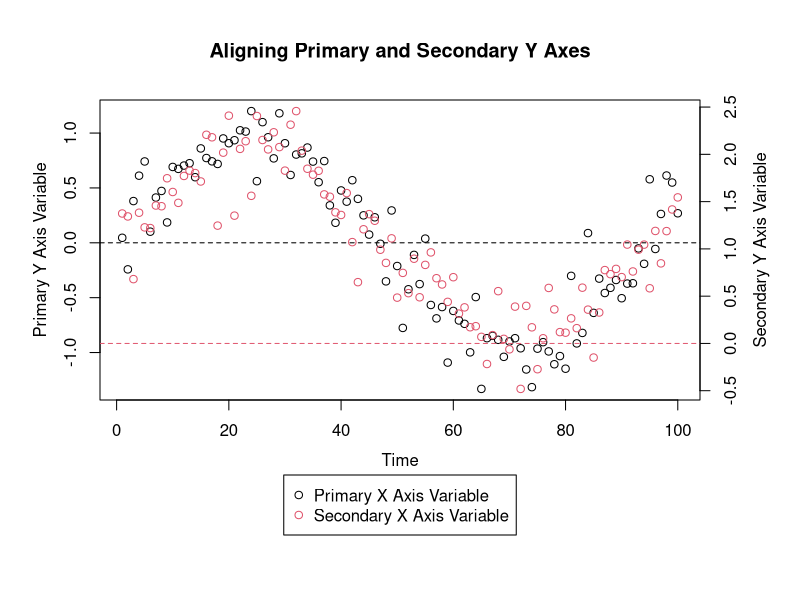
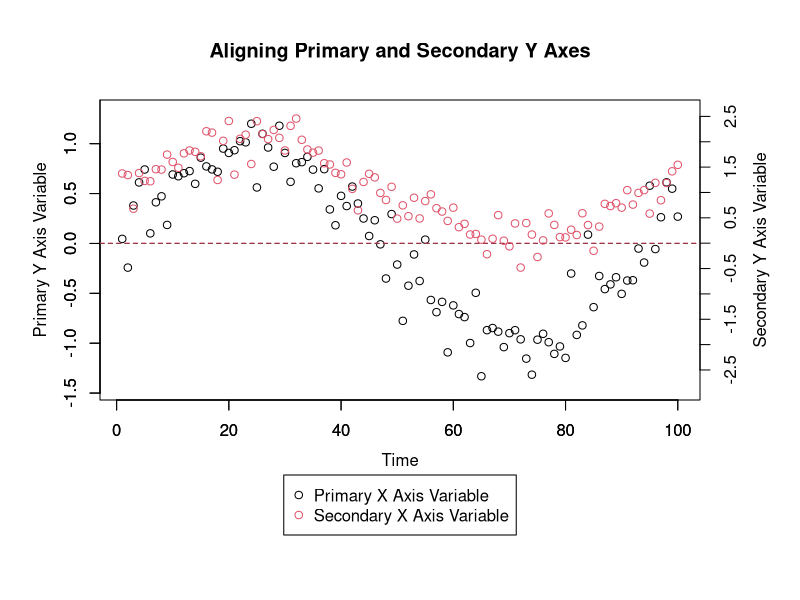

Write R code to recreate these figures, in order.

# Aligning a Value on Primary and Secondary Y Axes on
# Plots in R

# By David Moore


# You might want to align a value (such as 0) on both the
# primary and secondary y axes. Aligning values can't
# typically be done by default. You could manually
# define axis limits for both axes to align a value, but
# if you manually choose values for these limits, you
# might end up with more space on the top or the bottom
# of the graph than is desireable.

# This code will determine how to optimally align a value
# on both the primary and the secondary y axes such that
# there isn't too much additional space on the top or the
# bottom of any graph.


# Generate some made-up data

Practice_Data <- data.frame(Time = 1:100, Primary_Y_Axis_Variable = sin(1:100 / 15) + rnorm(100, 0, 0.25), Secondary_Y_Axis_Variable = sin(1:100 / 15) + rnorm(100, 1, 0.25))


# Graph the data

par(mar = c(10, 5, 5, 5))
with(Practice_Data, plot(Time, Primary_Y_Axis_Variable, xlab = "", ylab = ""))
mtext("Time", 1, 2.5)
mtext("Primary Y Axis Variable", 2, 2.5)
title("Aligning Primary and Secondary Y Axes")
abline(h = 0, lty = 2)
par(new = T)
with(Practice_Data, plot(Time, Secondary_Y_Axis_Variable, col = 2, xlab = "", ylab = "", axes = F))
axis(4, pretty(Practice_Data$Secondary_Y_Axis_Variable))
mtext("Secondary Y Axis Variable", 4, 2.5)
abline(h = 0, col = 2, lty = 2)
legend("bottom", legend = c("Primary X Axis Variable", "Secondary X Axis Variable"), pch = 1, col = 1:2, xpd = T, inset = c(0, -0.45))


# On this graph, it might be desireable to line up the two
# y axes such that 0 is at the same height on the graph for
# both of them.

# The code below will line up a value on both axes. This
# value doesn't necessarily have to be 0, and we will
# define the value by defining a 'Value_to_Align' object.

# This code takes care of all possibly situations. First,
# it determines which axis to shift - to align a particular
# value, only one axis can be shifted if all data points
# are still to appear on the graph. Then, it determines
# whether this axis will have to be shifted up or down (or
# neither, if it is already aligned).


# Let's first define the value to align the axes by.

Value_to_Align <- 0


# Let's also calculate axis buffers. These buffers will
# determine the minimum amount of space to leave on the
# top and the bottom of each graph. I arbitrarily
# selected a 10 % buffer so that 5 % of the axis range
# will be left as blank space on each end (the top and
# the bottom) of the graph. We will add this value to
# the maximum finite value to get the upper axis range
# limit for each axis separately and we will subtract
# this value to the minimum finite value to get the
# lower axis range limit for each axis separately.

Minimum_Primary_Y_Axis_Variable_Value <- min(Practice_Data$Primary_Y_Axis_Variable[is.finite(Practice_Data$Primary_Y_Axis_Variable)])
Maximum_Primary_Y_Axis_Variable_Value <- max(Practice_Data$Primary_Y_Axis_Variable[is.finite(Practice_Data$Primary_Y_Axis_Variable)])
Minimum_Secondary_Y_Axis_Variable_Value <- min(Practice_Data$Secondary_Y_Axis_Variable[is.finite(Practice_Data$Secondary_Y_Axis_Variable)])
Maximum_Secondary_Y_Axis_Variable_Value <- max(Practice_Data$Secondary_Y_Axis_Variable[is.finite(Practice_Data$Secondary_Y_Axis_Variable)])
Primary_Y_Axis_Buffer <- ((Maximum_Primary_Y_Axis_Variable_Value - Minimum_Primary_Y_Axis_Variable_Value) * 1.1 - (Maximum_Primary_Y_Axis_Variable_Value - Minimum_Primary_Y_Axis_Variable_Value)) / 2
Secondary_Y_Axis_Buffer <- ((Maximum_Secondary_Y_Axis_Variable_Value - Minimum_Secondary_Y_Axis_Variable_Value) * 1.1 - (Maximum_Secondary_Y_Axis_Variable_Value - Minimum_Secondary_Y_Axis_Variable_Value)) / 2


# Now, we'll determine which axis we will shift. Again,
# only one axis can be shifted to align the value we
# chose while ensuring all data points still appear on
# the graph. To figure out which axis to shift, we can
# see which variable already has the value we wish to
# align closer to plot center.

Ratio_of_Value_to_Align_to_Primary_Y_Axis_Range <- (Value_to_Align - Minimum_Primary_Y_Axis_Variable_Value) / (Maximum_Primary_Y_Axis_Variable_Value - Minimum_Primary_Y_Axis_Variable_Value)
Ratio_of_Value_to_Align_to_Secondary_Y_Axis_Range <- (Value_to_Align - Minimum_Secondary_Y_Axis_Variable_Value) / (Maximum_Secondary_Y_Axis_Variable_Value - Minimum_Secondary_Y_Axis_Variable_Value)
if (abs(0.5 - Ratio_of_Value_to_Align_to_Primary_Y_Axis_Range) > abs(0.5 - Ratio_of_Value_to_Align_to_Secondary_Y_Axis_Range)) {
  Axis_to_Align <- "Primary"
} else if (abs(0.5 - Ratio_of_Value_to_Align_to_Primary_Y_Axis_Range) < abs(0.5 - Ratio_of_Value_to_Align_to_Secondary_Y_Axis_Range)) {
  Axis_to_Align <- "Secondary"
} else if (abs(0.5 - Ratio_of_Value_to_Align_to_Primary_Y_Axis_Range) == abs(0.5 - Ratio_of_Value_to_Align_to_Secondary_Y_Axis_Range)) {
  Axis_to_Align <- "Neither"
}


# Now that we know which axis's scale will need to be
# altered, we can calculate the new axis limits.
# Essentially, we will alter the axis we need to
# rescale such that the ratio of the value to align
# to the overall axis range for that axis will be the
# same as that ratio for the axis that isn't being
# altered.

if (Axis_to_Align == "Primary") {
  Primary_Y_Axis_Range <- if (Ratio_of_Value_to_Align_to_Secondary_Y_Axis_Range > Ratio_of_Value_to_Align_to_Primary_Y_Axis_Range) {
    c(((Ratio_of_Value_to_Align_to_Secondary_Y_Axis_Range * Maximum_Primary_Y_Axis_Variable_Value - Value_to_Align) / (Ratio_of_Value_to_Align_to_Secondary_Y_Axis_Range - 1)) - Primary_Y_Axis_Buffer, Maximum_Primary_Y_Axis_Variable_Value + Primary_Y_Axis_Buffer)
  } else if (Ratio_of_Value_to_Align_to_Primary_Y_Axis_Range > Ratio_of_Value_to_Align_to_Secondary_Y_Axis_Range) {
    c(Minimum_Primary_Y_Axis_Variable_Value - Primary_Y_Axis_Buffer, ((Value_to_Align - Minimum_Primary_Y_Axis_Variable_Value + Ratio_of_Value_to_Align_to_Secondary_Y_Axis_Range * Minimum_Primary_Y_Axis_Variable_Value) / Ratio_of_Value_to_Align_to_Secondary_Y_Axis_Range) + Primary_Y_Axis_Buffer)
  }
  Secondary_Y_Axis_Range <- c(Minimum_Secondary_Y_Axis_Variable_Value - Secondary_Y_Axis_Buffer, Maximum_Secondary_Y_Axis_Variable_Value + Secondary_Y_Axis_Buffer)
} else if (Axis_to_Align == "Secondary") {
  Primary_Y_Axis_Range <- c(Minimum_Primary_Y_Axis_Variable_Value - Primary_Y_Axis_Buffer, Maximum_Primary_Y_Axis_Variable_Value + Primary_Y_Axis_Buffer)
  Secondary_Y_Axis_Range <- if (Ratio_of_Value_to_Align_to_Primary_Y_Axis_Range > Ratio_of_Value_to_Align_to_Secondary_Y_Axis_Range) {
    c(((Ratio_of_Value_to_Align_to_Primary_Y_Axis_Range * Maximum_Secondary_Y_Axis_Variable_Value - Value_to_Align) / (Ratio_of_Value_to_Align_to_Primary_Y_Axis_Range - 1) - Secondary_Y_Axis_Buffer), Maximum_Secondary_Y_Axis_Variable_Value + Secondary_Y_Axis_Buffer)
  } else if (Ratio_of_Value_to_Align_to_Secondary_Y_Axis_Range > Ratio_of_Value_to_Align_to_Primry_Y_Axis_Range) {
    c(Minimum_Secondary_Y_Axis_Variable_Value - Secondary_Y_Axis_Buffer, ((Value_to_Align - Minimum_Secondary_Y_Axis_Variable_Value + Ratio_of_Value_to_Align_to_Primary_Y_Axis_Range * Minimum_Secondary_Y_Axis_Variable_Value) / Ratio_of_Value_to_Align_to_Primary_Y_Axis_Range) + Secondary_Y_Axis_Buffer)
  }
} else if (Axis_to_Align == "Neither") {
  Primary_Y_Axis_Range <- c(Minimum_Primary_Y_Axis_Variable_Value - Primary_Y_Axis_Buffer, Maximum_Primary_Y_Axis_Variable_Value + Primary_Y_Axis_Buffer)
  Secondary_Y_Axis_Range <- c(Minimum_Secondary_Y_Axis_Variable_Value - Secondary_Y_Axis_Buffer, Maximum_Secondary_Y_Axis_Variable_Value + Secondary_Y_Axis_Buffer)
}


# We'll need to generate new axis labels too since we've
# rescaled one of the axes.

if (Axis_to_Align == "Primary") {
  Difference <- unique(diff(pretty(Practice_Data$Primary_Y_Axis_Variable)))
  Primary_Y_Axis_Labels <- if (Ratio_of_Value_to_Align_to_Secondary_Y_Axis_Range < Ratio_of_Value_to_Align_to_Primary_Y_Axis_Range) {
    c(pretty(Practice_Data$Primary_Y_Axis_Variable), sapply(seq_len(abs(floor((max(Primary_Y_Axis_Range) - max(pretty(Practice_Data$Primary_Y_Axis_Variable))) / Difference))), function (x) {
      max(pretty(Practice_Data$Primary_Y_Axis_Variable)) + Difference * x
    }))
  } else if (Ratio_of_Value_to_Align_to_Primary_Y_Axis_Range < Ratio_of_Value_to_Align_to_Secondary_Y_Axis_Range) {
    c(rev(sapply(seq_len(abs(ceiling((min(Primary_Y_Axis_Range) - min(pretty(Practice_Data$Primary_Y_Axis_Variable))) / Difference))), function (x) {
      min(pretty(Practice_Data$Primary_Y_Axis_Variable)) - Difference * x
    })), pretty(Practice_Data$Primary_Y_Axis_Variable))
  }
  Secondary_Y_Axis_Labels <- pretty(Practice_Data$Secondary_Y_Axis_Variable)
} else if (Axis_to_Align == "Secondary") {
  Primary_Y_Axis_Labels <- pretty(Practice_Data$Primary_Y_Axis_Variable)
  Difference <- unique(diff(pretty(Practice_Data$Secondary_Y_Axis_Variable)))
  Secondary_Y_Axis_Labels <- if (Ratio_of_Value_to_Align_to_Primary_Y_Axis_Range < Ratio_of_Value_to_Align_to_Secondary_Y_Axis_Range) {
    c(pretty(Practice_Data$Secondary_Y_Axis_Variable), sapply(seq_len(abs(floor((max(Secondary_Y_Axis_Range) - max(pretty(Practice_Data$Secondary_Y_Axis_Variable))) / Difference))), function (x) {
      max(pretty(Practice_Data$Secondary_Y_Axis_Variable)) + Difference * x
    }))
  } else if (Ratio_of_Value_to_Align_to_Secondary_Y_Axis_Range < Ratio_of_Value_to_Align_to_Primary_Y_Axis_Range) {
    c(rev(sapply(seq_len(abs(ceiling((min(Secondary_Y_Axis_Range) - min(pretty(Practice_Data$Secondary_Y_Axis_Variable))) / Difference))), function (x) {
      min(pretty(Practice_Data$Secondary_Y_Axis_Variable)) - Difference * x
    })), pretty(Practice_Data$Secondary_Y_Axis_Variable))
  }
} else if (Axis_to_Align == "Neither") {
  Primary_Y_Axis_Labels <- pretty(Practice_Data$Primary_Y_Axis_Variable)
  Secondary_Y_Axis_Labels <- pretty(Practice_Data$Secondary_Y_Axis_Variable)
}


# Here is the final product:

par(mar = c(10, 5, 5, 5))
with(Practice_Data, plot(Time, Primary_Y_Axis_Variable, xlab = "", ylab = "", ylim = Primary_Y_Axis_Range))
axis(1, pretty(Practice_Data$Time))
axis(2, Primary_Y_Axis_Labels)
mtext("Time", 1, 2.5)
mtext("Primary Y Axis Variable", 2, 2.5)
title("Aligning Primary and Secondary Y Axes")
abline(h = 0, lty = 2)
par(new = T)
with(Practice_Data, plot(Time, Secondary_Y_Axis_Variable, col = 2, xlab = "", ylab = "", ylim = Secondary_Y_Axis_Range, axes = F))
axis(4, Secondary_Y_Axis_Labels)
mtext("Secondary Y Axis Variable", 4, 2.5)
abline(h = 0, col = 2, lty = 2)
legend("bottom", legend = c("Primary X Axis Variable", "Secondary X Axis Variable"), pch = 1, col = 1:2, xpd = T, inset = c(0, -0.45))
